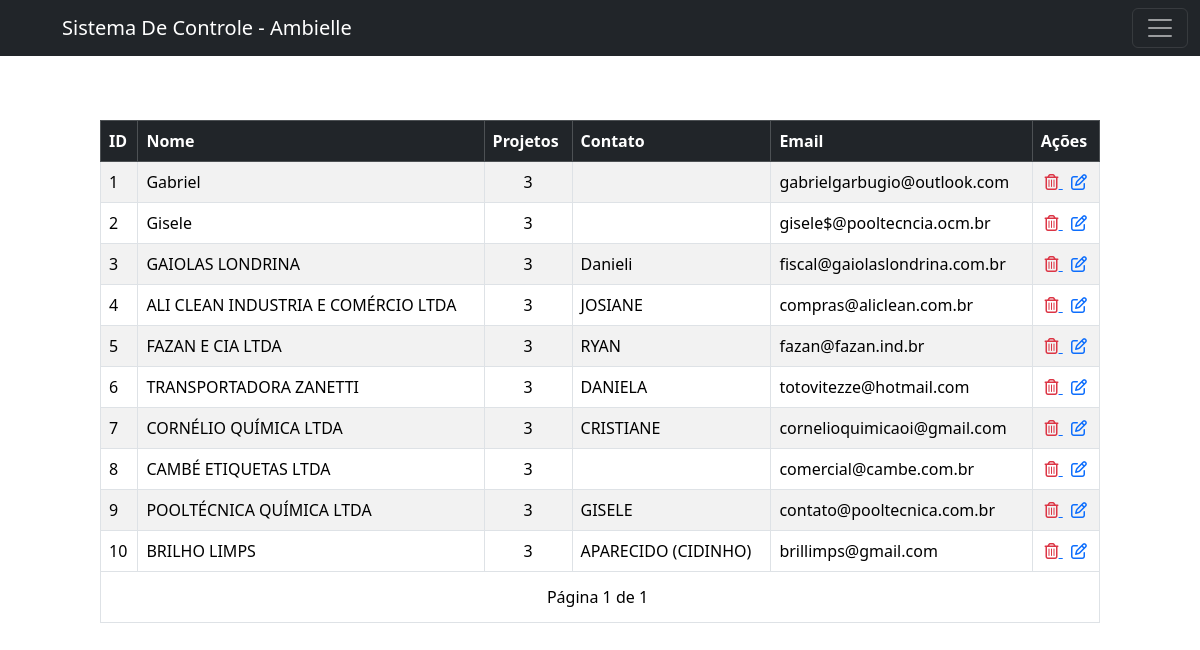
The page /ambielle/listaClientes/ (signed in) on the database its author committed.
### workflow/models.py (models this page shows, shortened)
class Cliente(models.Model):
    nome = models.CharField(max_length=255)
    endereco = models.CharField(max_length=255)
    numero = models.IntegerField(null=True)
    bairro = models.CharField(max_length=255, blank=True, null=True)
    razao_social = models.CharField(max_length=255, blank=True, null=True)
    telefone = models.CharField(max_length=15)
    email = models.EmailField()
    contato_principal = models.CharField(max_length=255)
    contato_secundario = models.CharField(max_length=255, blank=True, null=True)
    proposta_link = models.URLField(blank=True, null=True)
    cnpj = models.CharField(max_length=15)

### workflow/views/getPage.py (the view)
# urls.py: path('ambielle/listaClientes/', views.getCliente, name='getCliente'),
@login_required(login_url='workflow:login')
def getCliente(request):
    title = 'Lista de Clientes'
    clientes = Cliente.objects.prefetch_related(
        Prefetch(
            'tarefa_set',  # Substitua 'tarefa_set' pelo related_name definido no modelo, se houver.
            queryset=Tarefa.objects.all(),  # Filtra apenas as tarefas em aberto.
            to_attr='tarefas_em_aberto'  # Armazena as tarefas como um atributo no objeto Cliente.
        )
    )
    paginator = Paginator(clientes, 15)
    page_number = request.GET.get('page')
    page_obj = paginator.get_page(page_number)
    context = {
        'title': title,
        'page_obj': page_obj,
    }
    return render(
        request,
        'workflow/getClientes.html',
        context,
    )

### workflow/templates/workflow/getClientes.html (shortened to what this page needs)
{% extends 'global/base.html' %}
{% block content %}
<section>
  <div class="lista">
    <table class="table table-striped table-hover table-bordered">
      <thead class="table-dark">
        <tr>
          <th scope="col">ID</th>
          <th scope="col">Nome</th>
          <th scope="col">Projetos</th>
          <th scope="col">Contato</th>
          <th scope="col">Email</th>
          <th scope="col">Ações</th>
        </tr>
      </thead>
      <tbody>
        {% for cliente in page_obj %}
        <tr>
          <td>{{ cliente.id }}</td>
          <td>{{ cliente.nome }}</td>
          <td style="text-align: center;">3</td>
          <td>{{ cliente.contato_principal }}</td>
          <td>{{ cliente.email }}</td>
          <td class="text-center">
            <a href="{% url 'workflow:deleteCliente' cliente.id %}" onclick="return confirm('Tem certeza que deseja excluir este item?');">
              <i class="fa-regular fa-trash-can text-danger"></i>
            </a>
            <a href="{% url 'workflow:updateCliente' cliente.id %}">
              <i class="fa-regular fa-pen-to-square text-primary"></i>
            </a>
          </td>
        </tr>
        {% endfor %}
      </tbody>
      <tfoot>
        <tr>
          <td colspan="6" class="tfoot-cell text-center">
            <div class="pagination">
              <span class="current">
                Página {{ page_obj.number }} de {{ page_obj.paginator.num_pages }}
              </span>
            </div>
          </td>
        </tr>
      </tfoot>
    </table>
  </div>
</section>
{% endblock %}

### base_static/global/css/variables.css (style rules this page uses)
:root { @import url('https://fonts.googleapis.com/css2?family=Cabin+Condensed:wght@400;500;600;700&family=Roboto+Mono:ital,wght@0,100..700;1,100..700&display=swap'); --primary-color: #6fddd8; --secondary-color: #181D21; --hover-sidebar: #3e4246; --background-color: #D1D2D4; --color-alt-list: #98f8f3; --padding: 16px; --primary-font: 'Cabin Condensed', sans-serif; --secondary-font: 'Roboto Mono', sans-serif; }
body { margin: 0; padding: 20px; display: flex; min-height: 100vh; }
section { width: 100%; padding: 20px 0; }

### base_static/global/css/clientes.css (style rules this page uses)
.lista { display: flex; flex: 1; justify-content: center; width: 100%; padding: 80px; }
.pagination { display: flex; justify-content: center; padding: 5px; }

### rows shown on the page
Cliente: id "1", nome "Gabriel", email "gabrielgarbugio@outlook.com"
Cliente: id "2", nome "Gisele", email "gisele$@pooltecncia.ocm.br"
Cliente: id "3", nome "GAIOLAS LONDRINA", contato_principal "Danieli", email "fiscal@gaiolaslondrina.com.br"
Cliente: id "4", nome "ALI CLEAN INDUSTRIA E COMÉRCIO LTDA", contato_principal "JOSIANE", email "compras@aliclean.com.br"
Cliente: id "5", nome "FAZAN E CIA LTDA", contato_principal "RYAN", email "fazan@fazan.ind.br"
Cliente: id "6", nome "TRANSPORTADORA ZANETTI", contato_principal "DANIELA", email "totovitezze@hotmail.com"
Cliente: id "7", nome "CORNÉLIO QUÍMICA LTDA", contato_principal "CRISTIANE", email "cornelioquimicaoi@gmail.com"
Cliente: id "8", nome "CAMBÉ ETIQUETAS LTDA", email "comercial@cambe.com.br"
Cliente: id "9", nome "POOLTÉCNICA QUÍMICA LTDA", contato_principal "GISELE", email "contato@pooltecnica.com.br"
Cliente: id "10", nome "BRILHO LIMPS", contato_principal "APARECIDO (CIDINHO)", email "brillimps@gmail.com"

### other values the page prints
{{ page_obj.number }} "1"
{{ page_obj.paginator.num_pages }} "1"
